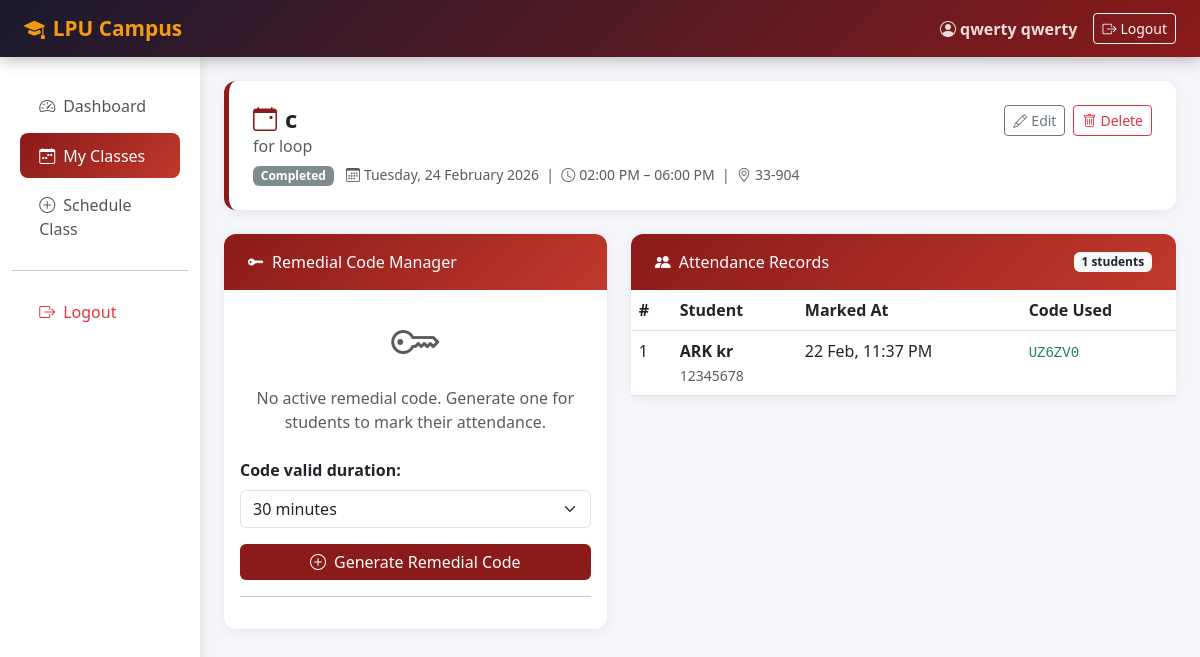
/classes/3/ (signed in), run on the app's committed database.
### attendance/models.py (models this page shows, shortened)
class MakeUpClass(models.Model):
    STATUS_CHOICES = [
        ('upcoming', 'Upcoming'),
        ('active', 'Active'),
        ('completed', 'Completed'),
        ('cancelled', 'Cancelled'),
    ]
    faculty = models.ForeignKey(User, on_delete=models.CASCADE, related_name='makeup_classes')
    subject = models.CharField(max_length=150)
    topic = models.CharField(max_length=200, blank=True)
    date = models.DateField()
    start_time = models.TimeField()
    end_time = models.TimeField()
    venue = models.CharField(max_length=100)
    status = models.CharField(max_length=10, choices=STATUS_CHOICES, default='upcoming')
    description = models.TextField(blank=True)
    created_at = models.DateTimeField(auto_now_add=True)
    class Meta:
        ordering = ['-date', '-start_time']
    def get_active_code(self):
        return self.remedial_codes.filter(is_active=True).first()

class MakeUpAttendance(models.Model):
    student = models.ForeignKey(User, on_delete=models.CASCADE, related_name='makeup_attendance')
    makeup_class = models.ForeignKey(MakeUpClass, on_delete=models.CASCADE, related_name='attendance_records')
    remedial_code_used = models.ForeignKey(RemedialCode, on_delete=models.SET_NULL, null=True, blank=True)
    marked_at = models.DateTimeField(auto_now_add=True)
    is_present = models.BooleanField(default=True)
    class Meta:
        unique_together = ('student', 'makeup_class')
        ordering = ['-marked_at']

class UserProfile(models.Model):
    ROLE_CHOICES = [
        ('faculty', 'Faculty'),
        ('student', 'Student'),
    ]
    user = models.OneToOneField(User, on_delete=models.CASCADE, related_name='profile')
    role = models.CharField(max_length=10, choices=ROLE_CHOICES)
    registration_number = models.CharField(max_length=20, blank=True, null=True)  # For students
    department = models.CharField(max_length=100, blank=True)
    def is_faculty(self):
        return self.role == 'faculty'

class RemedialCode(models.Model):
    makeup_class = models.ForeignKey(MakeUpClass, on_delete=models.CASCADE, related_name='remedial_codes')
    code = models.CharField(max_length=10, unique=True, default=generate_remedial_code)
    created_by = models.ForeignKey(User, on_delete=models.CASCADE)
    created_at = models.DateTimeField(auto_now_add=True)
    expires_at = models.DateTimeField()
    is_active = models.BooleanField(default=True)

### attendance/views.py (the view, shortened to what this page needs)
# urls.py: path('classes/<int:pk>/', views.class_detail, name='class_detail'),
@login_required
def class_detail(request, pk):
    cls = get_object_or_404(MakeUpClass, pk=pk)
    profile = get_object_or_404(UserProfile, user=request.user)
    if profile.is_faculty() and cls.faculty != request.user:
        messages.error(request, "Access denied.")
        return redirect('dashboard')
    attendance_records = MakeUpAttendance.objects.filter(
        makeup_class=cls
    ).select_related('student').order_by('-marked_at')
    active_code = cls.get_active_code()
    code_form = RemedialCodeForm()
    context = {
        'cls': cls,
        'attendance_records': attendance_records,
        'active_code': active_code,
        'code_form': code_form,
        'role': profile.role,
    }
    return render(request, 'attendance/class_detail.html', context)

### attendance/forms.py
class RemedialCodeForm(forms.Form):
    DURATION_CHOICES = [
        (15, '15 minutes'),
        (30, '30 minutes'),
        (60, '1 hour'),
        (120, '2 hours'),
    ]
    duration_minutes = forms.ChoiceField(
        choices=DURATION_CHOICES,
        label="Code valid for",
        initial=30,
    )

### attendance/templates/attendance/class_detail.html (shortened to what this page needs)
{% extends 'attendance/base.html' %}
{% block content %}
<div class="page-header d-flex justify-content-between align-items-start">
    <div>
        <h4 class="mb-0 fw-bold"><i class="bi bi-calendar-event me-2" style="color:#8B1A1A;"></i>{{ cls.subject }}</h4>
        {% if cls.topic %}<p class="mb-0 text-muted">{{ cls.topic }}</p>{% endif %}
        <div class="mt-1">
            <span class="badge badge-{{ cls.status }} text-white me-2">{{ cls.get_status_display }}</span>
            <small class="text-muted">
                <i class="bi bi-calendar3 me-1"></i>{{ cls.date|date:"l, d F Y" }} &nbsp;|&nbsp;
                <i class="bi bi-clock me-1"></i>{{ cls.start_time|time:"h:i A" }} – {{ cls.end_time|time:"h:i A" }} &nbsp;|&nbsp;
                <i class="bi bi-geo-alt me-1"></i>{{ cls.venue }}
            </small>
        </div>
    </div>
    {% if role == 'faculty' %}
    <div class="d-flex gap-2">
        <a href="{% url 'edit_class' cls.pk %}" class="btn btn-outline-secondary btn-sm">
            <i class="bi bi-pencil me-1"></i>Edit
        </a>
        <a href="{% url 'delete_class' cls.pk %}" class="btn btn-outline-danger btn-sm">
            <i class="bi bi-trash me-1"></i>Delete
        </a>
    </div>
    {% endif %}
</div>
<div class="row g-4">
    {% if role == 'faculty' %}
    <div class="col-md-5">
        <div class="card h-100">
            <div class="card-header-lpu">
                <i class="bi bi-key-fill me-2"></i>Remedial Code Manager
            </div>
            <div class="card-body text-center">
                {% if active_code and active_code.is_valid %}
                <div class="mb-3">
                    <p class="text-muted mb-2">Active Code — Share with students:</p>
                    <div class="remedial-code-box code-pulse mb-3">{{ active_code.code }}</div>
                    <div id="countdown-timer" class="mb-3">
                        <i class="bi bi-alarm me-1"></i>Expires in: <span id="timer-display">--:--</span>
                    </div>
                    <small class="text-muted d-block mb-3">Expires: {{ active_code.expires_at|date:"d M Y, h:i A" }}</small>
                </div>
                <form method="post" class="d-inline">
                    {% csrf_token %}
                    <input type="hidden" name="action" value="deactivate_code">
                    <button class="btn btn-danger btn-sm" onclick="return confirm('Deactivate this code?')">
                        <i class="bi bi-x-circle me-1"></i>Deactivate Code
                    </button>
                </form>
                {% else %}
                <div class="mb-4">
                    <i class="bi bi-key text-muted" style="font-size:3rem;"></i>
                    <p class="text-muted mt-2">No active remedial code. Generate one for students to mark their attendance.</p>
                </div>
                <form method="post">
                    <div class="mb-3 text-start">
                        <label class="form-label fw-semibold">Code valid duration:</label>
                        <select name="duration_minutes" class="form-select">
                            <option value="30" selected>30 minutes</option>
                        </select>
                    </div>
                    <button type="submit" class="btn btn-lpu btn-primary w-100">
                        <i class="bi bi-plus-circle me-2"></i>Generate Remedial Code
                    </button>
                </form>
                {% endif %}
                <hr>
            </div>
        </div>
    </div>
    <div class="col-md-7">
        <div class="card">
            <div class="card-header-lpu d-flex justify-content-between align-items-center">
                <span><i class="bi bi-people-fill me-2"></i>Attendance Records</span>
                <span class="badge bg-light text-dark">{{ attendance_records.count }} students</span>
            </div>
            <div class="card-body p-0">
                <table class="table table-hover mb-0">
                    <thead class="table-lpu">
                        <tr><th>#</th><th>Student</th><th>Marked At</th><th>Code Used</th></tr>
                    </thead>
                    <tbody>
                        {% for rec in attendance_records %}
                        <tr>
                            <td>{{ forloop.counter }}</td>
                            <td>
                                <strong>{{ rec.student.get_full_name|default:rec.student.username }}</strong>
                                {% if rec.student.profile.registration_number %}
                                <br><small class="text-muted">{{ rec.student.profile.registration_number }}</small>
                                {% endif %}
                            </td>
                            <td>{{ rec.marked_at|date:"d M, h:i A" }}</td>
                            <td>
                                {% if rec.remedial_code_used %}
                                <code class="text-success">{{ rec.remedial_code_used.code }}</code>
                                {% else %}<span class="text-muted">—</span>{% endif %}
                            </td>
                        </tr>
                        {% endfor %}
                    </tbody>
                </table>
            </div>
        </div>
    </div>
    {% endif %}
</div>
{% endblock %}

### attendance/templates/attendance/base.html (shortened to what this page needs)
<!DOCTYPE html>
<html lang="en">
<head>
    <link href="https://cdn.jsdelivr.net/npm/bootstrap@5.3.0/dist/css/bootstrap.min.css" rel="stylesheet">
    <link href="https://cdn.jsdelivr.net/npm/bootstrap-icons@1.11.0/font/bootstrap-icons.css" rel="stylesheet">
</head>
<body>
<nav class="navbar navbar-expand-lg navbar-lpu">
    <div class="container-fluid px-4">
        <a class="navbar-brand" href="{% url 'dashboard' %}">
            <i class="bi bi-mortarboard-fill me-2"></i>LPU Campus
        </a>
        <div class="collapse navbar-collapse" id="navbarNav">
            <ul class="navbar-nav ms-auto align-items-center gap-2">
                {% if user.is_authenticated %}
                <li class="nav-item">
                    <span class="nav-link text-warning fw-semibold">
                        <i class="bi bi-person-circle me-1"></i>{{ user.get_full_name|default:user.username }}
                    </span>
                </li>
                <li class="nav-item">
                    <a class="btn btn-outline-light btn-sm" href="{% url 'logout' %}">
                        <i class="bi bi-box-arrow-right me-1"></i>Logout
                    </a>
                </li>
                {% endif %}
            </ul>
        </div>
    </div>
</nav>
<div class="container-fluid">
    <div class="row">
        {% if user.is_authenticated %}
        <div class="col-md-2 sidebar d-none d-md-block">
            <ul class="nav flex-column">
                <li class="nav-item">
                    <a class="nav-link {% if request.resolver_match.url_name == 'dashboard' %}active{% endif %}"
                       href="{% url 'dashboard' %}">
                        <i class="bi bi-speedometer2"></i>Dashboard
                    </a>
                </li>
                {% if user.profile.role == 'faculty' %}
                <li class="nav-item">
                    <a class="nav-link {% if 'class' in request.resolver_match.url_name %}active{% endif %}"
                       href="{% url 'faculty_classes' %}">
                        <i class="bi bi-calendar-week"></i>My Classes
                    </a>
                </li>
                <li class="nav-item">
                    <a class="nav-link" href="{% url 'schedule_class' %}">
                        <i class="bi bi-plus-circle"></i>Schedule Class
                    </a>
                </li>
                {% endif %}
                <hr>
                <li class="nav-item">
                    <a class="nav-link text-danger" href="{% url 'logout' %}">
                        <i class="bi bi-box-arrow-right"></i>Logout
                    </a>
                </li>
            </ul>
        </div>
        {% endif %}
        <div class="col-md-{% if user.is_authenticated %}10{% else %}12{% endif %} py-4 px-4">
            {% block content %}{% endblock %}
        </div>
    </div>
</div>
</body>
</html>

### attendance/templates/attendance/base.html (style rules this page uses)
:root { --lpu-primary: #8B1A1A; --lpu-secondary: #C0392B; --lpu-gold: #F39C12; --lpu-dark: #1a1a2e; }
body { background: #f4f6f9; font-family: 'Segoe UI', sans-serif; }
.navbar-lpu { background: linear-gradient(135deg, var(--lpu-dark) 0%, var(--lpu-primary) 100%); box-shadow: 0 2px 15px rgba(0,0,0,0.3); }
.navbar-lpu .navbar-brand { color: var(--lpu-gold) !important; font-weight: 700; font-size: 1.3rem; }
.navbar-lpu .nav-link { color: rgba(255,255,255,0.85) !important; transition: color 0.2s; }
.sidebar { background: white; min-height: calc(100vh - 66px); box-shadow: 2px 0 10px rgba(0,0,0,0.08); padding-top: 1.5rem; }
.sidebar .nav-link { color: #555; padding: 0.65rem 1.2rem; border-radius: 8px; margin: 0.15rem 0.5rem; transition: all 0.2s; }
.sidebar .nav-link:hover, .sidebar .nav-link.active { background: linear-gradient(135deg, var(--lpu-primary), var(--lpu-secondary)); color: white !important; }
.sidebar .nav-link i { margin-right: 8px; width: 18px; }
.card { border: none; box-shadow: 0 2px 12px rgba(0,0,0,0.07); border-radius: 12px; }
.card-header-lpu { background: linear-gradient(135deg, var(--lpu-primary), var(--lpu-secondary)); color: white; border-radius: 12px 12px 0 0 !important; padding: 1rem 1.5rem; }
.badge-completed { background: #7F8C8D; }
.btn-lpu { background: var(--lpu-primary); color: white; border: none; }
.page-header { background: white; border-radius: 12px; padding: 1.5rem; margin-bottom: 1.5rem; box-shadow: 0 2px 12px rgba(0,0,0,0.07); border-left: 5px solid var(--lpu-primary); }

### data on the page
MakeUpClass: subject "c", topic "for loop", status "Completed", date "Tuesday, 24 February 2026", start_time "02:00 PM", end_time "06:00 PM", venue "33-904"
MakeUpAttendance: student.get_full_name "ARK kr", student.profile.registration_number "12345678", marked_at "22 Feb, 11:37 PM", remedial_code_used.code "UZ6ZV0"

### other printed values
{{ user.get_full_name|default:user.username }} "qwerty qwerty"
{{ attendance_records.count }} "1"
